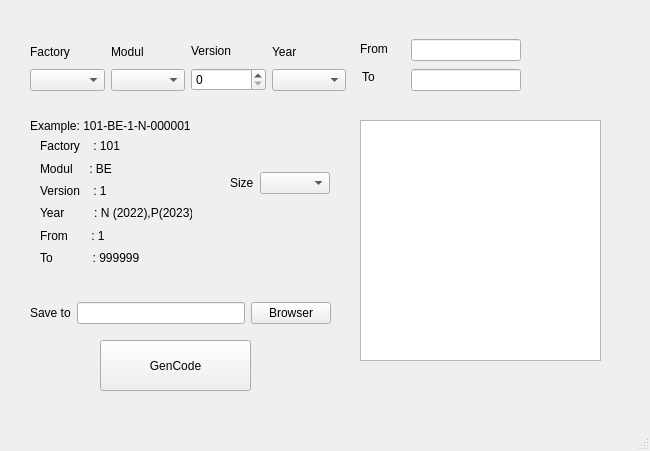
<?xml version="1.0" encoding="UTF-8"?>
<ui version="4.0">
 <class>MainWindow</class>
 <widget class="QMainWindow" name="MainWindow">
  <property name="geometry">
   <rect>
    <x>0</x>
    <y>0</y>
    <width>650</width>
    <height>451</height>
   </rect>
  </property>
  <property name="windowTitle">
   <string>MainWindow</string>
  </property>
  <widget class="QWidget" name="centralwidget">
   <widget class="QGraphicsView" name="graphicsView">
    <property name="geometry">
     <rect>
      <x>360</x>
      <y>120</y>
      <width>241</width>
      <height>241</height>
     </rect>
    </property>
   </widget>
   <widget class="QLabel" name="label">
    <property name="geometry">
     <rect>
      <x>360</x>
      <y>40</y>
      <width>36</width>
      <height>17</height>
     </rect>
    </property>
    <property name="text">
     <string>From</string>
    </property>
   </widget>
   <widget class="QLabel" name="label_2">
    <property name="geometry">
     <rect>
      <x>362</x>
      <y>68</y>
      <width>17</width>
      <height>17</height>
     </rect>
    </property>
    <property name="text">
     <string>To</string>
    </property>
   </widget>
   <widget class="QPushButton" name="pushButton">
    <property name="geometry">
     <rect>
      <x>100</x>
      <y>340</y>
      <width>151</width>
      <height>51</height>
     </rect>
    </property>
    <property name="text">
     <string>GenCode</string>
    </property>
   </widget>
   <widget class="QLabel" name="label_3">
    <property name="geometry">
     <rect>
      <x>30</x>
      <y>110</y>
      <width>231</width>
      <height>31</height>
     </rect>
    </property>
    <property name="text">
     <string>Example: 101-BE-1-N-000001</string>
    </property>
   </widget>
   <widget class="QWidget" name="layoutWidget">
    <property name="geometry">
     <rect>
      <x>30</x>
      <y>300</y>
      <width>301</width>
      <height>26</height>
     </rect>
    </property>
    <layout class="QHBoxLayout" name="horizontalLayout">
     <item>
      <widget class="QLabel" name="saveTo">
       <property name="text">
        <string>Save to</string>
       </property>
      </widget>
     </item>
     <item>
      <widget class="QLineEdit" name="path"/>
     </item>
     <item>
      <widget class="QPushButton" name="pushButton_2">
       <property name="text">
        <string>Browser</string>
       </property>
      </widget>
     </item>
    </layout>
   </widget>
   <widget class="QWidget" name="layoutWidget">
    <property name="geometry">
     <rect>
      <x>411</x>
      <y>37</y>
      <width>110</width>
      <height>56</height>
     </rect>
    </property>
    <layout class="QVBoxLayout" name="verticalLayout">
     <item>
      <widget class="QLineEdit" name="from"/>
     </item>
     <item>
      <widget class="QLineEdit" name="to"/>
     </item>
    </layout>
   </widget>
   <widget class="QWidget" name="layoutWidget">
    <property name="geometry">
     <rect>
      <x>30</x>
      <y>40</y>
      <width>316</width>
      <height>51</height>
     </rect>
    </property>
    <layout class="QHBoxLayout" name="horizontalLayout_2">
     <item>
      <layout class="QVBoxLayout" name="verticalLayout_2">
       <item>
        <widget class="QLabel" name="Modul_2">
         <property name="text">
          <string>Factory</string>
         </property>
        </widget>
       </item>
       <item>
        <widget class="QComboBox" name="factory"/>
       </item>
      </layout>
     </item>
     <item>
      <layout class="QVBoxLayout" name="verticalLayout_3">
       <item>
        <widget class="QLabel" name="Modul">
         <property name="text">
          <string>Modul</string>
         </property>
        </widget>
       </item>
       <item>
        <widget class="QComboBox" name="modul"/>
       </item>
      </layout>
     </item>
     <item>
      <layout class="QVBoxLayout" name="verticalLayout_4">
       <item>
        <widget class="QLabel" name="Modul_3">
         <property name="text">
          <string>Version</string>
         </property>
        </widget>
       </item>
       <item>
        <widget class="QSpinBox" name="version"/>
       </item>
      </layout>
     </item>
     <item>
      <layout class="QVBoxLayout" name="verticalLayout_5">
       <item>
        <widget class="QLabel" name="Modul_4">
         <property name="text">
          <string>Year</string>
         </property>
        </widget>
       </item>
       <item>
        <widget class="QComboBox" name="year"/>
       </item>
      </layout>
     </item>
    </layout>
   </widget>
   <widget class="QWidget" name="layoutWidget">
    <property name="geometry">
     <rect>
      <x>230</x>
      <y>170</y>
      <width>100</width>
      <height>26</height>
     </rect>
    </property>
    <layout class="QHBoxLayout" name="horizontalLayout_3">
     <item>
      <widget class="QLabel" name="label_11">
       <property name="text">
        <string>Size</string>
       </property>
      </widget>
     </item>
     <item>
      <widget class="QComboBox" name="size"/>
     </item>
    </layout>
   </widget>
   <widget class="QWidget" name="layoutWidget">
    <property name="geometry">
     <rect>
      <x>40</x>
      <y>138</y>
      <width>152</width>
      <height>128</height>
     </rect>
    </property>
    <layout class="QVBoxLayout" name="verticalLayout_6">
     <item>
      <widget class="QLabel" name="label_4">
       <property name="text">
        <string>Factory    : 101</string>
       </property>
      </widget>
     </item>
     <item>
      <widget class="QLabel" name="label_5">
       <property name="text">
        <string>Modul     : BE</string>
       </property>
      </widget>
     </item>
     <item>
      <widget class="QLabel" name="label_7">
       <property name="text">
        <string>Version    : 1</string>
       </property>
      </widget>
     </item>
     <item>
      <widget class="QLabel" name="label_6">
       <property name="text">
        <string>Year         : N (2022),P(2023),..</string>
       </property>
      </widget>
     </item>
     <item>
      <widget class="QLabel" name="label_9">
       <property name="text">
        <string>From       : 1</string>
       </property>
      </widget>
     </item>
     <item>
      <widget class="QLabel" name="label_8">
       <property name="text">
        <string>To            : 999999</string>
       </property>
      </widget>
     </item>
    </layout>
   </widget>
  </widget>
  <widget class="QStatusBar" name="statusbar"/>
 </widget>
 <resources/>
 <connections/>
</ui>
